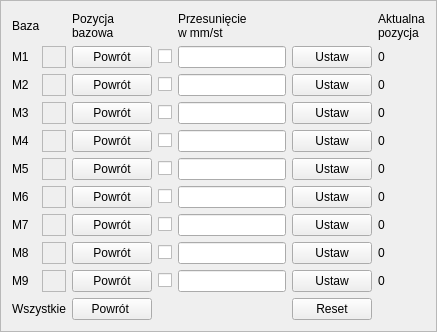
      <widget class="QFrame" name="frame_3">
       <property name="frameShape">
        <enum>QFrame::StyledPanel</enum>
       </property>
       <property name="frameShadow">
        <enum>QFrame::Raised</enum>
       </property>
       <layout class="QGridLayout" name="gridLayout">
        <item row="7" column="0">
         <widget class="QLabel" name="etsilnik_6">
          <property name="text">
           <string>M6</string>
          </property>
         </widget>
        </item>
        <item row="8" column="0">
         <widget class="QLabel" name="etsilnik_7">
          <property name="text">
           <string>M7</string>
          </property>
         </widget>
        </item>
        <item row="2" column="10">
         <widget class="QLabel" name="actPos_1">
          <property name="text">
           <string>0</string>
          </property>
         </widget>
        </item>
        <item row="7" column="8" colspan="2">
         <widget class="QPushButton" name="pbUstawPos_6">
          <property name="text">
           <string>Ustaw</string>
          </property>
         </widget>
        </item>
        <item row="4" column="8" colspan="2">
         <widget class="QPushButton" name="pbUstawPos_3">
          <property name="text">
           <string>Ustaw</string>
          </property>
         </widget>
        </item>
        <item row="8" column="8" colspan="2">
         <widget class="QPushButton" name="pbUstawPos_7">
          <property name="text">
           <string>Ustaw</string>
          </property>
         </widget>
        </item>
        <item row="8" column="3">
         <widget class="QCheckBox" name="isHome_7">
          <property name="text">
           <string/>
          </property>
         </widget>
        </item>
        <item row="5" column="8" colspan="2">
         <widget class="QPushButton" name="pbUstawPos_4">
          <property name="text">
           <string>Ustaw</string>
          </property>
         </widget>
        </item>
        <item row="8" column="1">
         <widget class="QFrame" name="fr7">
          <property name="frameShape">
           <enum>QFrame::StyledPanel</enum>
          </property>
          <property name="frameShadow">
           <enum>QFrame::Raised</enum>
          </property>
         </widget>
        </item>
        <item row="0" column="2" colspan="2">
         <widget class="QLabel" name="label_4">
          <property name="text">
           <string>Pozycja
bazowa</string>
          </property>
         </widget>
        </item>
        <item row="10" column="3">
         <widget class="QCheckBox" name="isHome_9">
          <property name="text">
           <string/>
          </property>
         </widget>
        </item>
        <item row="3" column="10">
         <widget class="QLabel" name="actPos_2">
          <property name="text">
           <string>0</string>
          </property>
         </widget>
        </item>
        <item row="10" column="10">
         <widget class="QLabel" name="actPos_9">
          <property name="text">
           <string>0</string>
          </property>
         </widget>
        </item>
        <item row="2" column="0">
         <widget class="QLabel" name="etsilnik_1">
          <property name="text">
           <string>M1</string>
          </property>
         </widget>
        </item>
        <item row="7" column="2">
         <widget class="QPushButton" name="pbHome_6">
          <property name="text">
           <string>Powrót</string>
          </property>
         </widget>
        </item>
        <item row="9" column="8" colspan="2">
         <widget class="QPushButton" name="pbUstawPos_8">
          <property name="text">
           <string>Ustaw</string>
          </property>
         </widget>
        </item>
        <item row="10" column="1">
         <widget class="QFrame" name="fr9">
          <property name="frameShape">
           <enum>QFrame::StyledPanel</enum>
          </property>
          <property name="frameShadow">
           <enum>QFrame::Raised</enum>
          </property>
         </widget>
        </item>
        <item row="4" column="10">
         <widget class="QLabel" name="actPos_3">
          <property name="text">
           <string>0</string>
          </property>
         </widget>
        </item>
        <item row="3" column="0">
         <widget class="QLabel" name="etsilnik_2">
          <property name="text">
           <string>M2</string>
          </property>
         </widget>
        </item>
        <item row="3" column="2">
         <widget class="QPushButton" name="pbHome_2">
          <property name="text">
           <string>Powrót</string>
          </property>
         </widget>
        </item>
        <item row="5" column="2">
         <widget class="QPushButton" name="pbHome_4">
          <property name="text">
           <string>Powrót</string>
          </property>
         </widget>
        </item>
        <item row="11" column="0" colspan="2">
         <widget class="QLabel" name="label_3">
          <property name="text">
           <string>Wszystkie</string>
          </property>
         </widget>
        </item>
        <item row="4" column="0">
         <widget class="QLabel" name="etsilnik_3">
          <property name="text">
           <string>M3</string>
          </property>
         </widget>
        </item>
        <item row="9" column="10">
         <widget class="QLabel" name="actPos_8">
          <property name="text">
           <string>0</string>
          </property>
         </widget>
        </item>
        <item row="4" column="3">
         <widget class="QCheckBox" name="isHome_3">
          <property name="text">
           <string/>
          </property>
         </widget>
        </item>
        <item row="5" column="1">
         <widget class="QFrame" name="fr4">
          <property name="frameShape">
           <enum>QFrame::StyledPanel</enum>
          </property>
          <property name="frameShadow">
           <enum>QFrame::Raised</enum>
          </property>
         </widget>
        </item>
        <item row="6" column="8" colspan="2">
         <widget class="QPushButton" name="pbUstawPos_5">
          <property name="text">
           <string>Ustaw</string>
          </property>
         </widget>
        </item>
        <item row="4" column="1">
         <widget class="QFrame" name="fr3">
          <property name="frameShape">
           <enum>QFrame::StyledPanel</enum>
          </property>
          <property name="frameShadow">
           <enum>QFrame::Raised</enum>
          </property>
         </widget>
        </item>
        <item row="9" column="0">
         <widget class="QLabel" name="etsilnik_8">
          <property name="text">
           <string>M8</string>
          </property>
         </widget>
        </item>
        <item row="2" column="2">
         <widget class="QPushButton" name="pbHome_1">
          <property name="text">
           <string>Powrót</string>
          </property>
         </widget>
        </item>
        <item row="9" column="3">
         <widget class="QCheckBox" name="isHome_8">
          <property name="text">
           <string/>
          </property>
         </widget>
        </item>
        <item row="6" column="0">
         <widget class="QLabel" name="etsilnik_5">
          <property name="text">
           <string>M5</string>
          </property>
         </widget>
        </item>
        <item row="3" column="8" colspan="2">
         <widget class="QPushButton" name="pbUstawPos_2">
          <property name="text">
           <string>Ustaw</string>
          </property>
         </widget>
        </item>
        <item row="10" column="0">
         <widget class="QLabel" name="etsilnik_9">
          <property name="text">
           <string>M9</string>
          </property>
         </widget>
        </item>
        <item row="7" column="6" colspan="2">
         <widget class="QLineEdit" name="posX_6"/>
        </item>
        <item row="4" column="6" colspan="2">
         <widget class="QLineEdit" name="posX_3"/>
        </item>
        <item row="2" column="1">
         <widget class="QFrame" name="fr1">
          <property name="frameShape">
           <enum>QFrame::StyledPanel</enum>
          </property>
          <property name="frameShadow">
           <enum>QFrame::Raised</enum>
          </property>
         </widget>
        </item>
        <item row="8" column="10">
         <widget class="QLabel" name="actPos_7">
          <property name="text">
           <string>0</string>
          </property>
         </widget>
        </item>
        <item row="7" column="3">
         <widget class="QCheckBox" name="isHome_6">
          <property name="text">
           <string/>
          </property>
         </widget>
        </item>
        <item row="3" column="1">
         <widget class="QFrame" name="fr2">
          <property name="frameShape">
           <enum>QFrame::StyledPanel</enum>
          </property>
          <property name="frameShadow">
           <enum>QFrame::Raised</enum>
          </property>
         </widget>
        </item>
        <item row="4" column="2">
         <widget class="QPushButton" name="pbHome_3">
          <property name="text">
           <string>Powrót</string>
          </property>
         </widget>
        </item>
        <item row="7" column="10">
         <widget class="QLabel" name="actPos_6">
          <property name="text">
           <string>0</string>
          </property>
         </widget>
        </item>
        <item row="2" column="6" colspan="2">
         <widget class="QLineEdit" name="posX_1"/>
        </item>
        <item row="6" column="2">
         <widget class="QPushButton" name="pbHome_5">
          <property name="text">
           <string>Powrót</string>
          </property>
         </widget>
        </item>
        <item row="2" column="8" colspan="2">
         <widget class="QPushButton" name="pbUstawPos_1">
          <property name="text">
           <string>Ustaw</string>
          </property>
         </widget>
        </item>
        <item row="8" column="2">
         <widget class="QPushButton" name="pbHome_7">
          <property name="text">
           <string>Powrót</string>
          </property>
         </widget>
        </item>
        <item row="11" column="2">
         <widget class="QPushButton" name="pbHomeAll">
          <property name="text">
           <string>Powrót </string>
          </property>
         </widget>
        </item>
        <item row="10" column="6" colspan="2">
         <widget class="QLineEdit" name="posX_9"/>
        </item>
        <item row="10" column="8" colspan="2">
         <widget class="QPushButton" name="pbUstawPos_9">
          <property name="text">
           <string>Ustaw</string>
          </property>
         </widget>
        </item>
        <item row="6" column="6" colspan="2">
         <widget class="QLineEdit" name="posX_5"/>
        </item>
        <item row="2" column="3">
         <widget class="QCheckBox" name="isHome_1">
          <property name="text">
           <string/>
          </property>
         </widget>
        </item>
        <item row="9" column="2">
         <widget class="QPushButton" name="pbHome_8">
          <property name="text">
           <string>Powrót</string>
          </property>
         </widget>
        </item>
        <item row="3" column="3">
         <widget class="QCheckBox" name="isHome_2">
          <property name="text">
           <string/>
          </property>
         </widget>
        </item>
        <item row="5" column="0">
         <widget class="QLabel" name="etsilnik_4">
          <property name="text">
           <string>M4</string>
          </property>
         </widget>
        </item>
        <item row="5" column="6" colspan="2">
         <widget class="QLineEdit" name="posX_4"/>
        </item>
        <item row="6" column="1">
         <widget class="QFrame" name="fr5">
          <property name="frameShape">
           <enum>QFrame::StyledPanel</enum>
          </property>
          <property name="frameShadow">
           <enum>QFrame::Raised</enum>
          </property>
         </widget>
        </item>
        <item row="9" column="6" colspan="2">
         <widget class="QLineEdit" name="posX_8"/>
        </item>
        <item row="10" column="2">
         <widget class="QPushButton" name="pbHome_9">
          <property name="text">
           <string>Powrót</string>
          </property>
         </widget>
        </item>
        <item row="9" column="1">
         <widget class="QFrame" name="fr8">
          <property name="frameShape">
           <enum>QFrame::StyledPanel</enum>
          </property>
          <property name="frameShadow">
           <enum>QFrame::Raised</enum>
          </property>
         </widget>
        </item>
        <item row="0" column="6" colspan="4">
         <widget class="QLabel" name="head2_3">
          <property name="text">
           <string>Przesunięcie
w mm/st</string>
          </property>
         </widget>
        </item>
        <item row="6" column="3">
         <widget class="QCheckBox" name="isHome_5">
          <property name="text">
           <string/>
          </property>
         </widget>
        </item>
        <item row="5" column="10">
         <widget class="QLabel" name="actPos_4">
          <property name="text">
           <string>0</string>
          </property>
         </widget>
        </item>
        <item row="3" column="6" colspan="2">
         <widget class="QLineEdit" name="posX_2"/>
        </item>
        <item row="8" column="6" colspan="2">
         <widget class="QLineEdit" name="posX_7"/>
        </item>
        <item row="7" column="1">
         <widget class="QFrame" name="fr6">
          <property name="frameShape">
           <enum>QFrame::StyledPanel</enum>
          </property>
          <property name="frameShadow">
           <enum>QFrame::Raised</enum>
          </property>
         </widget>
        </item>
        <item row="0" column="10">
         <widget class="QLabel" name="label_5">
          <property name="text">
           <string>Aktualna
pozycja</string>
          </property>
         </widget>
        </item>
        <item row="6" column="10">
         <widget class="QLabel" name="actPos_5">
          <property name="text">
           <string>0</string>
          </property>
         </widget>
        </item>
        <item row="5" column="3">
         <widget class="QCheckBox" name="isHome_4">
          <property name="text">
           <string/>
          </property>
         </widget>
        </item>
        <item row="0" column="0" colspan="2">
         <widget class="QLabel" name="label_2">
          <property name="text">
           <string>Baza</string>
          </property>
         </widget>
        </item>
        <item row="11" column="8" colspan="2">
         <widget class="QPushButton" name="pbReset">
          <property name="text">
           <string>Reset</string>
          </property>
         </widget>
        </item>
       </layout>
      </widget>
